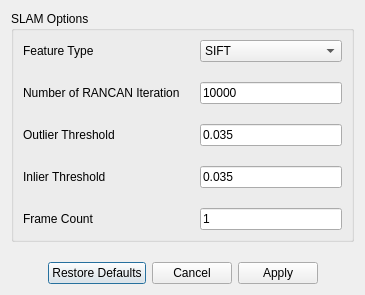
<?xml version="1.0" encoding="UTF-8"?>
<ui version="4.0">
 <class>FixedFrameCount_FrameTrackingMethodDialog</class>
 <widget class="QDialog" name="FixedFrameCount_FrameTrackingMethodDialog">
  <property name="geometry">
   <rect>
    <x>0</x>
    <y>0</y>
    <width>365</width>
    <height>246</height>
   </rect>
  </property>
  <property name="windowTitle">
   <string>Dialog</string>
  </property>
  <layout class="QVBoxLayout" name="verticalLayout">
   <property name="spacing">
    <number>20</number>
   </property>
   <item>
    <widget class="QGroupBox" name="groupBox">
     <property name="sizePolicy">
      <sizepolicy hsizetype="MinimumExpanding" vsizetype="Minimum">
       <horstretch>0</horstretch>
       <verstretch>0</verstretch>
      </sizepolicy>
     </property>
     <property name="title">
      <string>SLAM Options</string>
     </property>
     <layout class="QHBoxLayout" name="horizontalLayout">
      <property name="spacing">
       <number>20</number>
      </property>
      <item>
       <layout class="QFormLayout" name="formLayout">
        <property name="labelAlignment">
         <set>Qt::AlignLeading|Qt::AlignLeft|Qt::AlignVCenter</set>
        </property>
        <property name="formAlignment">
         <set>Qt::AlignCenter</set>
        </property>
        <item row="0" column="0">
         <widget class="QLabel" name="label_4">
          <property name="text">
           <string>Feature Type</string>
          </property>
         </widget>
        </item>
        <item row="0" column="1">
         <widget class="QComboBox" name="ComboBox_FeatureType">
          <item>
           <property name="text">
            <string>SIFT</string>
           </property>
          </item>
         </widget>
        </item>
        <item row="1" column="0">
         <widget class="QLabel" name="label">
          <property name="text">
           <string>Number of RANCAN Iteration</string>
          </property>
         </widget>
        </item>
        <item row="1" column="1">
         <widget class="QLineEdit" name="LineEdit_NumRansacIteration">
          <property name="sizePolicy">
           <sizepolicy hsizetype="Preferred" vsizetype="Fixed">
            <horstretch>0</horstretch>
            <verstretch>0</verstretch>
           </sizepolicy>
          </property>
          <property name="text">
           <string>10000</string>
          </property>
         </widget>
        </item>
        <item row="2" column="0">
         <widget class="QLabel" name="label_2">
          <property name="text">
           <string>Outlier Threshold</string>
          </property>
         </widget>
        </item>
        <item row="2" column="1">
         <widget class="QLineEdit" name="LineEdit_OutlierThreshold">
          <property name="sizePolicy">
           <sizepolicy hsizetype="Preferred" vsizetype="Fixed">
            <horstretch>0</horstretch>
            <verstretch>0</verstretch>
           </sizepolicy>
          </property>
          <property name="text">
           <string>0.035</string>
          </property>
         </widget>
        </item>
        <item row="3" column="0">
         <widget class="QLabel" name="label_3">
          <property name="text">
           <string>Inlier Threshold</string>
          </property>
         </widget>
        </item>
        <item row="3" column="1">
         <widget class="QLineEdit" name="LineEdit_InlierThreshold">
          <property name="sizePolicy">
           <sizepolicy hsizetype="Preferred" vsizetype="Fixed">
            <horstretch>0</horstretch>
            <verstretch>0</verstretch>
           </sizepolicy>
          </property>
          <property name="text">
           <string>0.035</string>
          </property>
         </widget>
        </item>
        <item row="4" column="0">
         <widget class="QLabel" name="label_8">
          <property name="text">
           <string>Frame Count</string>
          </property>
         </widget>
        </item>
        <item row="4" column="1">
         <widget class="QLineEdit" name="LineEdit_FrameCount">
          <property name="sizePolicy">
           <sizepolicy hsizetype="Preferred" vsizetype="Fixed">
            <horstretch>0</horstretch>
            <verstretch>0</verstretch>
           </sizepolicy>
          </property>
          <property name="text">
           <string>1</string>
          </property>
         </widget>
        </item>
       </layout>
      </item>
     </layout>
    </widget>
   </item>
   <item>
    <widget class="QDialogButtonBox" name="ButtonBox_ResultButtons">
     <property name="orientation">
      <enum>Qt::Horizontal</enum>
     </property>
     <property name="standardButtons">
      <set>QDialogButtonBox::Apply|QDialogButtonBox::Cancel|QDialogButtonBox::RestoreDefaults</set>
     </property>
     <property name="centerButtons">
      <bool>true</bool>
     </property>
    </widget>
   </item>
  </layout>
 </widget>
 <resources/>
 <connections>
  <connection>
   <sender>ButtonBox_ResultButtons</sender>
   <signal>accepted()</signal>
   <receiver>FixedFrameCount_FrameTrackingMethodDialog</receiver>
   <slot>accept()</slot>
   <hints>
    <hint type="sourcelabel">
     <x>248</x>
     <y>254</y>
    </hint>
    <hint type="destinationlabel">
     <x>157</x>
     <y>274</y>
    </hint>
   </hints>
  </connection>
  <connection>
   <sender>ButtonBox_ResultButtons</sender>
   <signal>rejected()</signal>
   <receiver>FixedFrameCount_FrameTrackingMethodDialog</receiver>
   <slot>reject()</slot>
   <hints>
    <hint type="sourcelabel">
     <x>316</x>
     <y>260</y>
    </hint>
    <hint type="destinationlabel">
     <x>286</x>
     <y>274</y>
    </hint>
   </hints>
  </connection>
 </connections>
</ui>
